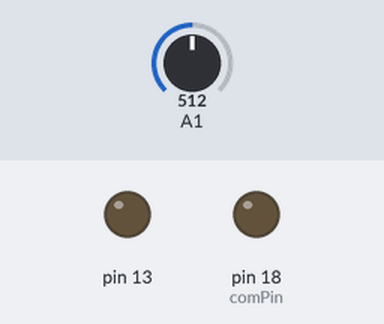
This sketch was run on a simulated Arduino Uno, built with avr-gcc and run on an emulated ATmega328P. On the bench: output pins drawn as LEDs (lit = HIGH). The test bench sets the inputs (shaded band); at power-on: A1 = 512.

Above: at 1.2 s.
1.3 s: A1 set to 686
3.0 s: A1 set to 716
At 4.7 s:
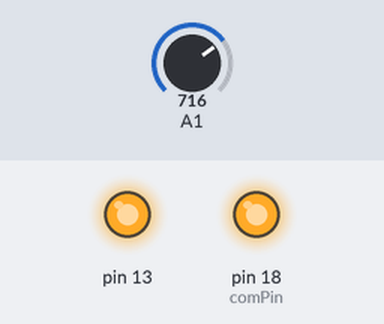
5.0 s: A1 set to 561
6.7 s: A1 set to 536
At 7.6 s:
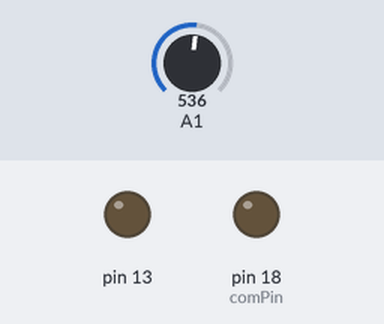
8.7 s: A1 set to 710
At 10.3 s:
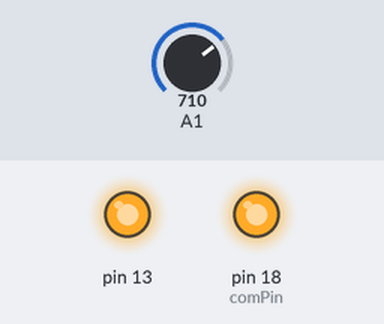
Timing chart, 0 to 11.7 s (numbered marks = the images above; inputs shaded):
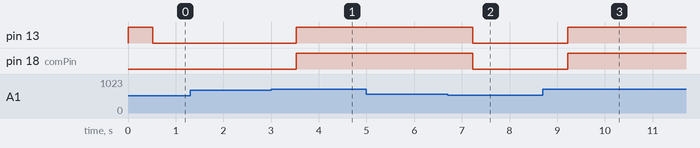

Measured:
- the behaviour switches between 700 and 701 on A1 (found by bisection; images 0 and 1)
- the behaviour switches between 550 and 549 on A1 (found by bisection; images 1 and 2)
- after the input at 1.3 s, every drawn part: stays the same
- after the input at 3.0 s, pin 13, pin 18 (comPin): LOW → HIGH after 0.53 s
- after the input at 5.0 s, every drawn part: stays the same
- after the input at 6.7 s, pin 13, pin 18 (comPin): HIGH → LOW after 0.53 s
- after the input at 8.7 s, pin 13, pin 18 (comPin): LOW → HIGH after 0.52 s

The sketch:

electrodesRead_2.ino
```cpp
/*
 * Code pour lire une elctrode sur le bicep.
 * Met comPin a HIGH lors de la flexion et LOW lors de l'extension
 * Code de Nic
 */

int upcnt = 0;
int downcnt = 0;
int delay_time = 10;
bool up = true;
int upThres = 700;
int downThres = 550;
int comPin = 18;

void setup() {
  pinMode(13, OUTPUT);
  pinMode(comPin, OUTPUT);
  digitalWriteFast(13, HIGH);
}


void loop() {

  auto biceps = analogRead(15);
  Serial.print(biceps);
  Serial.print("\t");

  if (up)
  {

    Serial.println("up");
    if (biceps < downThres)
      downcnt++;
    else
      downcnt = 0;

    if (downcnt > 500 / delay_time)
    {
      up = false;

    digitalWrite(comPin, up);
    digitalWrite(13, up);
    }

  }
  else
  {
    Serial.println("down");

    if (biceps > upThres)
      upcnt++;
    else
      upcnt = 0;

    if (upcnt > 500 / delay_time)
    {
      up = true;

    digitalWrite(comPin, up);
    digitalWrite(13, up);
    }

  }
  delay(delay_time);

}
```
